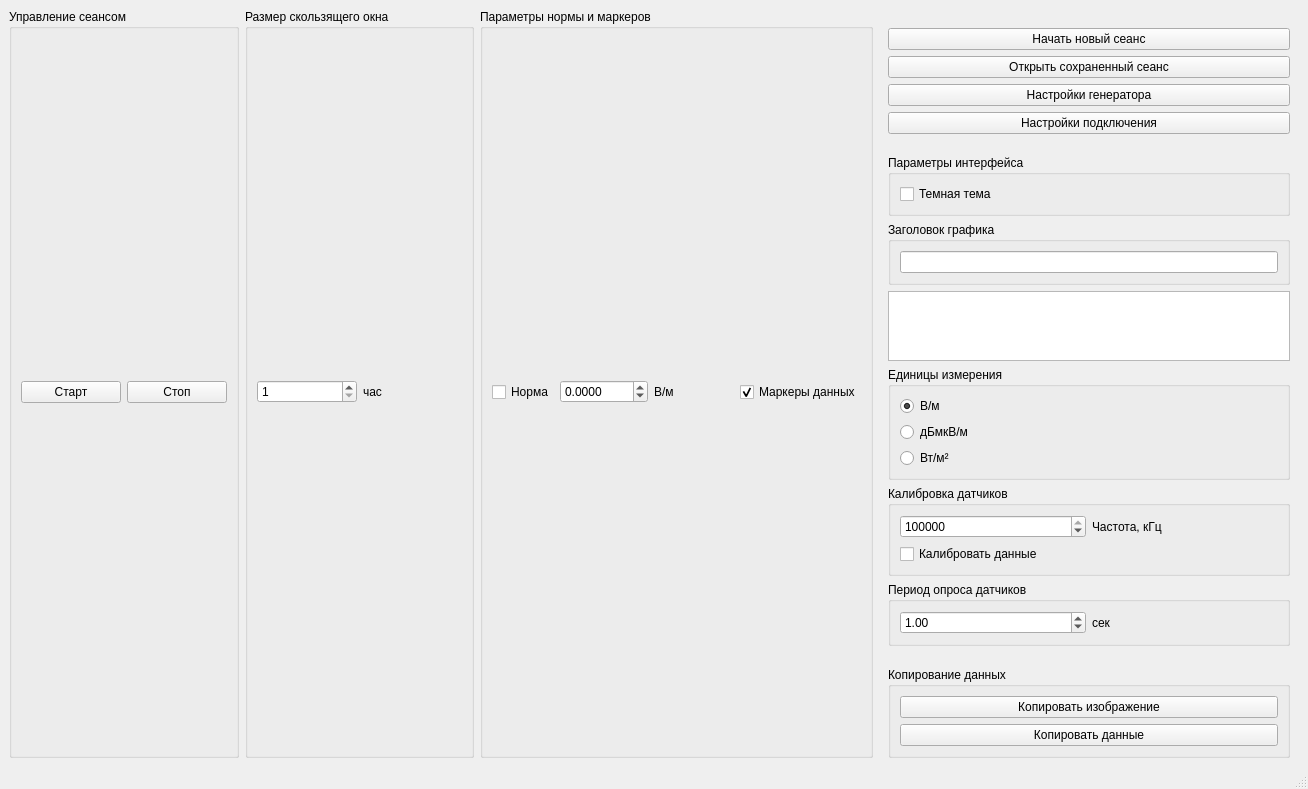
<?xml version="1.0" encoding="UTF-8"?>
<ui version="4.0">
 <class>MainWindow</class>
 <widget class="QMainWindow" name="MainWindow">
  <property name="geometry">
   <rect>
    <x>0</x>
    <y>0</y>
    <width>1308</width>
    <height>789</height>
   </rect>
  </property>
  <property name="windowTitle">
   <string>СМЭП Клиент</string>
  </property>
  <widget class="QWidget" name="centralwidget">
   <layout class="QHBoxLayout" name="horizontalLayout_5">
    <item>
     <layout class="QVBoxLayout" name="verticalLayout_8">
      <item>
       <layout class="QVBoxLayout" name="verticalLayout_7">
        <item>
         <layout class="QVBoxLayout" name="plot_layout"/>
        </item>
       </layout>
      </item>
      <item>
       <layout class="QHBoxLayout" name="horizontalLayout_2">
        <item>
         <widget class="QGroupBox" name="groupBox_3">
          <property name="sizePolicy">
           <sizepolicy hsizetype="Preferred" vsizetype="Minimum">
            <horstretch>0</horstretch>
            <verstretch>0</verstretch>
           </sizepolicy>
          </property>
          <property name="title">
           <string>Управление сеансом</string>
          </property>
          <layout class="QHBoxLayout" name="horizontalLayout_7">
           <item>
            <widget class="QPushButton" name="plotter_start_button">
             <property name="text">
              <string>Старт</string>
             </property>
            </widget>
           </item>
           <item>
            <widget class="QPushButton" name="plotter_stop_button">
             <property name="text">
              <string>Стоп</string>
             </property>
            </widget>
           </item>
          </layout>
         </widget>
        </item>
        <item>
         <widget class="QGroupBox" name="groupBox">
          <property name="sizePolicy">
           <sizepolicy hsizetype="Preferred" vsizetype="Minimum">
            <horstretch>0</horstretch>
            <verstretch>0</verstretch>
           </sizepolicy>
          </property>
          <property name="title">
           <string>Размер скользящего окна</string>
          </property>
          <layout class="QHBoxLayout" name="horizontalLayout_4">
           <item>
            <layout class="QHBoxLayout" name="horizontalLayout">
             <item>
              <widget class="QSpinBox" name="slide_window_time_spinbox">
               <property name="minimum">
                <number>1</number>
               </property>
               <property name="maximum">
                <number>999</number>
               </property>
               <property name="value">
                <number>1</number>
               </property>
              </widget>
             </item>
             <item>
              <widget class="QLabel" name="label_2">
               <property name="sizePolicy">
                <sizepolicy hsizetype="Preferred" vsizetype="Minimum">
                 <horstretch>0</horstretch>
                 <verstretch>0</verstretch>
                </sizepolicy>
               </property>
               <property name="text">
                <string>час</string>
               </property>
              </widget>
             </item>
            </layout>
           </item>
          </layout>
         </widget>
        </item>
        <item>
         <widget class="QGroupBox" name="groupBox_5">
          <property name="sizePolicy">
           <sizepolicy hsizetype="Preferred" vsizetype="Minimum">
            <horstretch>0</horstretch>
            <verstretch>0</verstretch>
           </sizepolicy>
          </property>
          <property name="title">
           <string>Параметры нормы и маркеров</string>
          </property>
          <layout class="QHBoxLayout" name="horizontalLayout_9">
           <item>
            <widget class="QCheckBox" name="norma_checkbox">
             <property name="text">
              <string>Норма</string>
             </property>
            </widget>
           </item>
           <item>
            <widget class="QDoubleSpinBox" name="norma_val_spinbox">
             <property name="decimals">
              <number>4</number>
             </property>
             <property name="minimum">
              <double>-1000.000000000000000</double>
             </property>
             <property name="maximum">
              <double>1000.000000000000000</double>
             </property>
            </widget>
           </item>
           <item>
            <widget class="QLabel" name="norma_unit_label">
             <property name="sizePolicy">
              <sizepolicy hsizetype="Preferred" vsizetype="Minimum">
               <horstretch>0</horstretch>
               <verstretch>0</verstretch>
              </sizepolicy>
             </property>
             <property name="text">
              <string>В/м</string>
             </property>
            </widget>
           </item>
           <item>
            <widget class="QLabel" name="label_4">
             <property name="text">
              <string>                </string>
             </property>
            </widget>
           </item>
           <item>
            <widget class="QCheckBox" name="marker_checkbox">
             <property name="text">
              <string>Маркеры данных</string>
             </property>
             <property name="checked">
              <bool>true</bool>
             </property>
            </widget>
           </item>
          </layout>
         </widget>
        </item>
       </layout>
      </item>
     </layout>
    </item>
    <item>
     <widget class="QWidget" name="widget" native="true">
      <property name="maximumSize">
       <size>
        <width>420</width>
        <height>16777215</height>
       </size>
      </property>
      <layout class="QVBoxLayout" name="verticalLayout_5">
       <property name="topMargin">
        <number>19</number>
       </property>
       <property name="bottomMargin">
        <number>0</number>
       </property>
       <item>
        <layout class="QVBoxLayout" name="side_layout">
         <item>
          <widget class="QPushButton" name="new_session_button">
           <property name="text">
            <string>Начать новый сеанс</string>
           </property>
          </widget>
         </item>
         <item>
          <widget class="QPushButton" name="open_session_viewer_button">
           <property name="text">
            <string>Открыть сохраненный сеанс</string>
           </property>
          </widget>
         </item>
         <item>
          <widget class="QPushButton" name="open_generator_button">
           <property name="text">
            <string>Настройки генератора</string>
           </property>
          </widget>
         </item>
         <item>
          <widget class="QPushButton" name="connection_settings_button">
           <property name="text">
            <string>Настройки подключения</string>
           </property>
          </widget>
         </item>
         <item>
          <spacer name="verticalSpacer_7">
           <property name="orientation">
            <enum>Qt::Vertical</enum>
           </property>
           <property name="sizeHint" stdset="0">
            <size>
             <width>20</width>
             <height>40</height>
            </size>
           </property>
          </spacer>
         </item>
         <item>
          <widget class="QGroupBox" name="groupBox_9">
           <property name="maximumSize">
            <size>
             <width>420</width>
             <height>16777215</height>
            </size>
           </property>
           <property name="title">
            <string>Параметры интерфейса</string>
           </property>
           <layout class="QHBoxLayout" name="horizontalLayout_14">
            <item>
             <layout class="QHBoxLayout" name="horizontalLayout_10">
              <item>
               <widget class="QCheckBox" name="dark_theme_checkbox">
                <property name="text">
                 <string>Темная тема</string>
                </property>
               </widget>
              </item>
             </layout>
            </item>
           </layout>
          </widget>
         </item>
         <item>
          <widget class="QGroupBox" name="groupBox_6">
           <property name="maximumSize">
            <size>
             <width>420</width>
             <height>16777215</height>
            </size>
           </property>
           <property name="title">
            <string>Заголовок графика</string>
           </property>
           <layout class="QVBoxLayout" name="verticalLayout_9">
            <item>
             <widget class="QLineEdit" name="tittle_line_edit">
              <property name="sizePolicy">
               <sizepolicy hsizetype="Preferred" vsizetype="Fixed">
                <horstretch>0</horstretch>
                <verstretch>0</verstretch>
               </sizepolicy>
              </property>
              <property name="minimumSize">
               <size>
                <width>200</width>
                <height>0</height>
               </size>
              </property>
              <property name="maximumSize">
               <size>
                <width>16777215</width>
                <height>16777215</height>
               </size>
              </property>
             </widget>
            </item>
           </layout>
          </widget>
         </item>
         <item>
          <widget class="QTableView" name="minmax_table_view">
           <property name="sizePolicy">
            <sizepolicy hsizetype="Minimum" vsizetype="Preferred">
             <horstretch>0</horstretch>
             <verstretch>0</verstretch>
            </sizepolicy>
           </property>
           <property name="maximumSize">
            <size>
             <width>420</width>
             <height>300</height>
            </size>
           </property>
           <property name="sizeAdjustPolicy">
            <enum>QAbstractScrollArea::AdjustToContents</enum>
           </property>
           <property name="editTriggers">
            <set>QAbstractItemView::NoEditTriggers</set>
           </property>
           <attribute name="horizontalHeaderStretchLastSection">
            <bool>true</bool>
           </attribute>
          </widget>
         </item>
         <item>
          <widget class="QGroupBox" name="groupBox_2">
           <property name="maximumSize">
            <size>
             <width>420</width>
             <height>16777215</height>
            </size>
           </property>
           <property name="title">
            <string>Единицы измерения</string>
           </property>
           <layout class="QVBoxLayout" name="verticalLayout_3">
            <item>
             <widget class="QRadioButton" name="units_rbutton1">
              <property name="text">
               <string>В/м</string>
              </property>
              <property name="checked">
               <bool>true</bool>
              </property>
             </widget>
            </item>
            <item>
             <widget class="QRadioButton" name="units_rbutton2">
              <property name="text">
               <string>дБмкВ/м</string>
              </property>
              <property name="checked">
               <bool>false</bool>
              </property>
             </widget>
            </item>
            <item>
             <widget class="QRadioButton" name="units_rbutton3">
              <property name="text">
               <string>Вт/м²</string>
              </property>
             </widget>
            </item>
           </layout>
          </widget>
         </item>
         <item>
          <widget class="QGroupBox" name="groupBox_8">
           <property name="maximumSize">
            <size>
             <width>420</width>
             <height>16777215</height>
            </size>
           </property>
           <property name="title">
            <string>Калибровка датчиков</string>
           </property>
           <layout class="QVBoxLayout" name="verticalLayout">
            <item>
             <layout class="QVBoxLayout" name="verticalLayout_2">
              <item>
               <layout class="QHBoxLayout" name="horizontalLayout_3">
                <item>
                 <widget class="QSpinBox" name="calib_freq_spin_box">
                  <property name="minimum">
                   <number>1</number>
                  </property>
                  <property name="maximum">
                   <number>40000001</number>
                  </property>
                  <property name="singleStep">
                   <number>100</number>
                  </property>
                  <property name="value">
                   <number>100000</number>
                  </property>
                 </widget>
                </item>
                <item>
                 <widget class="QLabel" name="label_3">
                  <property name="text">
                   <string>Частота, кГц</string>
                  </property>
                 </widget>
                </item>
               </layout>
              </item>
              <item>
               <widget class="QCheckBox" name="calib_probs_check_box">
                <property name="text">
                 <string>Калибровать данные</string>
                </property>
               </widget>
              </item>
             </layout>
            </item>
           </layout>
          </widget>
         </item>
         <item>
          <widget class="QGroupBox" name="groupBox_7">
           <property name="maximumSize">
            <size>
             <width>420</width>
             <height>16777215</height>
            </size>
           </property>
           <property name="title">
            <string>Период опроса датчиков</string>
           </property>
           <layout class="QHBoxLayout" name="horizontalLayout_6">
            <item>
             <widget class="QDoubleSpinBox" name="plotter_interval_spin_box">
              <property name="minimum">
               <double>0.050000000000000</double>
              </property>
              <property name="singleStep">
               <double>0.100000000000000</double>
              </property>
              <property name="value">
               <double>1.000000000000000</double>
              </property>
             </widget>
            </item>
            <item>
             <widget class="QLabel" name="label">
              <property name="text">
               <string>сек</string>
              </property>
             </widget>
            </item>
           </layout>
          </widget>
         </item>
         <item>
          <spacer name="verticalSpacer">
           <property name="orientation">
            <enum>Qt::Vertical</enum>
           </property>
           <property name="sizeHint" stdset="0">
            <size>
             <width>20</width>
             <height>40</height>
            </size>
           </property>
          </spacer>
         </item>
         <item>
          <widget class="QGroupBox" name="groupBox_4">
           <property name="maximumSize">
            <size>
             <width>420</width>
             <height>16777215</height>
            </size>
           </property>
           <property name="title">
            <string>Копирование данных</string>
           </property>
           <layout class="QVBoxLayout" name="verticalLayout_4">
            <item>
             <widget class="QPushButton" name="copy_image_button">
              <property name="text">
               <string>Копировать изображение</string>
              </property>
             </widget>
            </item>
            <item>
             <widget class="QPushButton" name="copy_data_button">
              <property name="text">
               <string>Копировать данные</string>
              </property>
             </widget>
            </item>
           </layout>
          </widget>
         </item>
        </layout>
       </item>
      </layout>
     </widget>
    </item>
   </layout>
  </widget>
  <widget class="QMenuBar" name="menubar">
   <property name="geometry">
    <rect>
     <x>0</x>
     <y>0</y>
     <width>1308</width>
     <height>21</height>
    </rect>
   </property>
  </widget>
  <widget class="QStatusBar" name="statusbar"/>
 </widget>
 <resources/>
 <connections/>
</ui>
